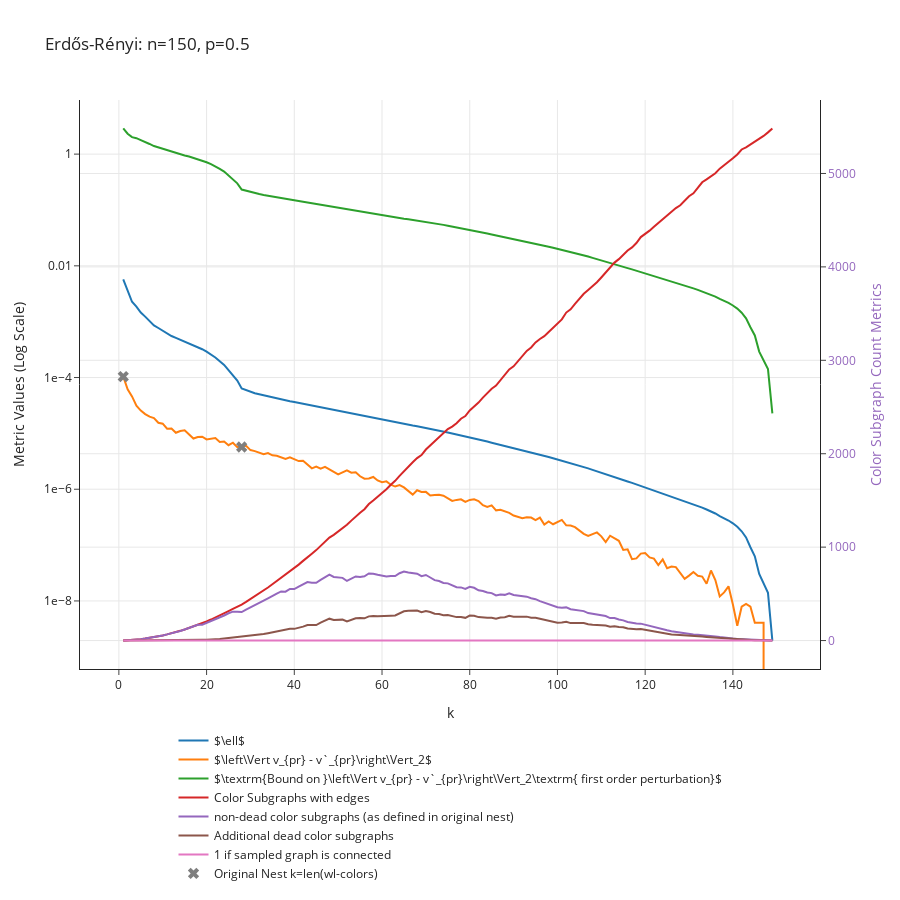

The cell this chart's notebook holds for it:
### Code cell
p = 0.5
n = 150
G = nx.erdos_renyi_graph(n, p)
data_dict = get_convergence_data_of_nest(G, min_cluster_size = 1, max_k = 150)
plot_convergence_data(data_dict, f"Erdős-Rényi: n={n}, p={p}")

### Figure 1 — Plotly figure (JSON) as saved in the notebook; plotly's stock layout.template omitted (floating-point values rounded to 4 significant figures; data arrays with more than 128 entries replaced by an {"elided": "..."} marker saying what was removed)
{"data": [{"mode": "lines", "name": "$\\ell$", "type": "scatter", "x": {"elided": "149 int values"}, "y": {"elided": "149 float values"}}, {"mode": "lines", "name": "$\\left\\Vert v_{pr} - v`_{pr}\\right\\Vert_2$", "type": "scatter", "x": {"elided": "149 int values"}, "y": {"elided": "149 float values"}}, {"mode": "lines", "name": "$\\textrm{Bound on }\\left\\Vert v_{pr} - v`_{pr}\\right\\Vert_2\\textrm{ first order perturbation}$", "type": "scatter", "x": {"elided": "149 int values"}, "y": {"elided": "149 float values"}}, {"mode": "lines", "name": "Color Subgraphs with edges", "type": "scatter", "x": {"elided": "149 int values"}, "y": {"elided": "149 int values"}, "yaxis": "y2"}, {"mode": "lines", "name": "non-dead color subgraphs (as defined in original nest)", "type": "scatter", "x": {"elided": "149 int values"}, "y": {"elided": "149 int values"}, "yaxis": "y2"}, {"mode": "lines", "name": "Additional dead color subgraphs", "type": "scatter", "x": {"elided": "149 int values"}, "y": {"elided": "149 int values"}, "yaxis": "y2"}, {"mode": "lines", "name": "1 if sampled graph is connected", "type": "scatter", "x": {"elided": "149 int values"}, "y": {"elided": "149 int values"}, "yaxis": "y2"}, {"marker": {"size": 10, "symbol": "x"}, "mode": "markers", "name": "Original Nest k=len(wl-colors)", "type": "scatter", "x": [1, 28, 150], "y": [0.000104, 5.708e-06, 0]}], "layout": {"height": 900, "hovermode": "closest", "legend": {"orientation": "h", "x": 0.5, "xanchor": "center", "y": -0.1, "yanchor": "top"}, "title": {"text": "Erdős-Rényi: n=150, p=0.5"}, "xaxis": {"title": {"text": "k"}}, "yaxis": {"exponentformat": "e", "title": {"text": "Metric Values (Log Scale)"}, "type": "log"}, "yaxis2": {"overlaying": "y", "side": "right", "tickfont": {"color": "rgba(148, 103, 189, 1)"}, "title": {"font": {"color": "rgba(148, 103, 189, 1)"}, "text": "Color Subgraph Count Metrics"}, "type": "linear"}}}
